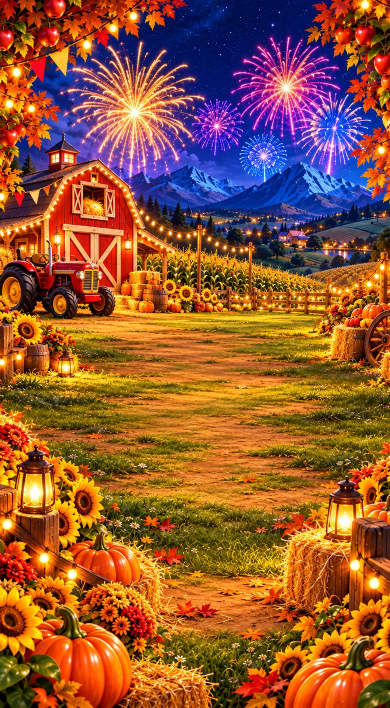
#> input picture front/img/barnyard-bonanza/img/bg_bonus_mob.jpg, 780 x 1416 px (shown at 1/2 size)
$ python -i build_assets.py   (imports and definitions only)
#> lines starting #> are read from the running program, lines starting #| are printed output that depends on the picture
"""Build the front assets of a Provider 2 game from its sorted ChatGPT art.

    python3 provider2/build_assets.py <slug> [<slug> ...]   (or: all)

Reads provider2/art/<slug>/src/*.png (written by build_mockups.py; optional
bg_base_mob / bg_bonus_mob / ui_kit appear once they are downloaded) and
writes front/img/<slug>/:

  img/   bg_base(.jpg/_mob), bg_bonus(.jpg/_mob), logo.png, reel_frame.png,
         reel_bg.jpg, hero.png, hero2.png, buy_bonus(.png/_mob), fs_counter
         (.png/_mob), popup_{big,mega,epic,bonus_spins,buy}.png, btn_yes/no,
         cover.jpg
  symbols/<code>.png  200x200 tiles (art centred, same optical size per tier)
          wild_big.png  250x600, the hero full height with the wild on him
  layout.json   measured numbers the page template needs (frame borders,
                popup text panels)

The reel window is fixed for every game: 5 x 191.6 by 3 x 191 design px (the
Caesar's Fortune grid this template comes from); the frame is rebuilt around
it with thin walls (see build_mockups.reframe).
"""

from __future__ import annotations

import json
import sys
from pathlib import Path

import numpy as np
from PIL import Image, ImageChops, ImageDraw, ImageFilter, ImageFont

HERE = Path(__file__).resolve().parent
sys.path.insert(0, str(HERE))
from build_mockups import cut_sheet, grid_cut, reframe  # noqa: E402
from pset import DIR, GAMES, NAME  # noqa: E402

FRONT = HERE.parent / 'front' / 'img'
WIN_W, WIN_H = 958, 573          # 5 x 191.6, 3 x 191
WALL = 70
FONT = '/System/Library/Fonts/Supplemental/Arial Black.ttf'


def hex_rgb(s):
    s = s.lstrip('#')
    return tuple(int(s[i:i + 2], 16) for i in (0, 2, 4))


def trim(im, thr=12):
    bb = im.getchannel('A').point(lambda v: 255 if v > thr else 0).getbbox()
    return im.crop(bb) if bb else im


def fit(im, w, h):
    k = min(w / im.width, h / im.height)
    return im.resize((max(1, round(im.width * k)), max(1, round(im.height * k))), Image.LANCZOS)


# [5 lines left out: function cover, not called in this run]


def clean(im, keep=0.12, near=0.04, thr=40):
    """Drop stray bits a sheet cut picks up from its neighbours (the green
    swirl under Hex Hollow's spellbook, edges of the next banner): alpha
    blobs smaller than `keep` of the main blob that do not touch the main
    blob's box (grown by `near` of its size) are erased."""
    from build_mockups import components
    k = 2
    small = im.getchannel('A').resize((max(1, im.width // k), max(1, im.height // k)), Image.BOX)
    mask = np.array(small) > thr
    comps = components(mask)
    if len(comps) < 2:
        return im
    main = max(comps)
    _, mx0, my0, mx1, my1 = main
    g = near * max(mx1 - mx0, my1 - my0)
    drop = Image.new('L', small.size, 0)
    d = ImageDraw.Draw(drop)
    lab = None
    for c in comps:
        area, x0, y0, x1, y1 = c
        if c is main or area >= main[0] * keep:
            continue
        touches = not (x1 < mx0 - g or x0 > mx1 + g or y1 < my0 - g or y0 > my1 + g)
        if touches:
            continue
        d.rectangle([x0 - 1, y0 - 1, x1 + 1, y1 + 1], fill=255)
    if not drop.getbbox():
        return im
    drop = drop.resize(im.size, Image.NEAREST)
    a = ImageChops.subtract(im.getchannel('A'), drop)
    out = im.copy()
    out.putalpha(a)
    return trim(out, 2)


# [447 lines left out: functions depth_shadow, drop_shadow, hero_count, split_characters, wild_card, tile and 5 more, not called in this run]


# [4 lines not run here, left out]

>>> import cv2
>>> picture = cv2.imread('../front/img/barnyard-bonanza/img/bg_bonus_mob.jpg', cv2.IMREAD_GRAYSCALE)
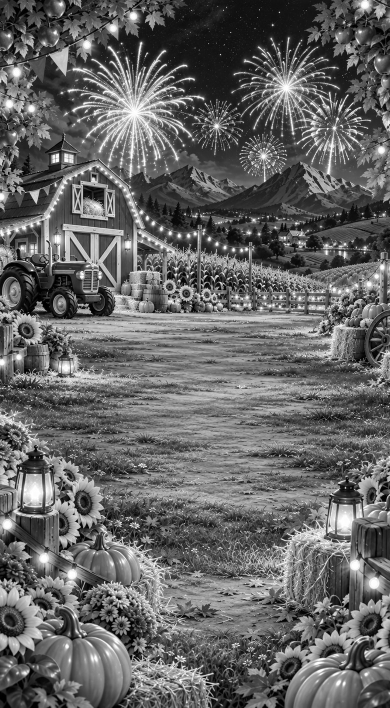
#> picture: shape (1416, 780) (shown at 1/2 size); min 0, max 255, mean 101
>>> result = clean(picture)
#> (the run stopped early here; a loop or call above may not have finished)
